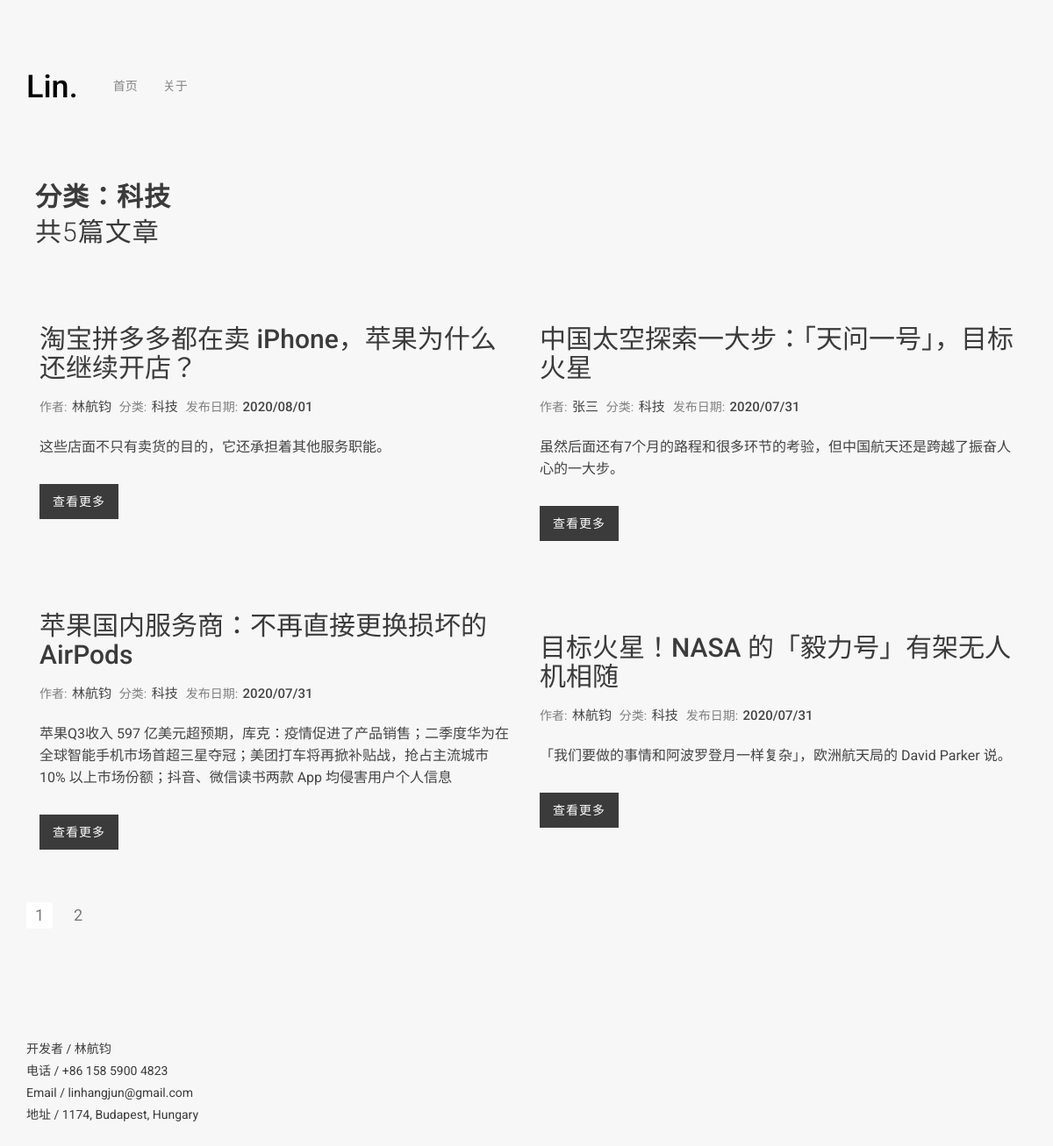
The page /category/科技 on the database its author committed.
### apps/news_app/models.py (models this page shows)
class Category(models.Model):
    name = models.CharField(max_length=100)

class News(models.Model):
    title = models.CharField(max_length=100)
    thumbnail = models.URLField()
    desc = models.CharField(max_length=200)
    content = RichTextUploadingField()
    pub_date = models.DateTimeField(auto_now_add=True)
    author = models.ForeignKey(User, on_delete=models.CASCADE)
    category = models.ForeignKey('Category', on_delete=models.DO_NOTHING)
    class Meta:
        ordering = ['-pub_date']

### apps/news_app/views.py (the view)
# urls.py: path('category/<category_name>', views.category_page, name='category'),
def category_page(request, category_name):
    try:
        category = Category.objects.get(name=category_name)
        articles = category.news_set.all()
        limit = 4
        paginator = Paginator(articles, limit)
        page = request.GET.get('page')
        try:
            articles = paginator.page(page)
        except PageNotAnInteger:
            articles = paginator.page(1)
        except EmptyPage:
            articles = paginator.page(paginator.num_pages)
        context = {
            'category': category,
            'articles': articles,
        }
        return render(request, 'article/category.html', context=context)
    except:
        raise Http404

### front/templates/article/category.html (shortened to what this page needs)
{% extends 'article/base.html' %}
{% block content %}
<div class="page-title">
        <div class="row">
            <div class="col-md-9 col-xs-12" style="margin-left: 10px">
                <h1>
                    <b>分类：{{ category.name }}</b><br>
                    共{{ category.news_set.count }}篇文章
                </h1>
            </div>
        </div>
</div>
    <div class="blog">
            <div class="blog-content portfolio-masonry">
                {% for article in articles %}
                    <div class="blog-post selector col-md-6 col-sm-6 col-xs-12">
                    <div class="blog-img">
                    </div>
                    <div class="blog-info">
                        <h2><a href="{% url 'news_app:article_detail' article.pk %}">{{ article.title }}</a></h2>
                        <ul class="post-info">
                            <li>作者: <a href="javascript:void(0)">{{ article.author }}</a></li>
                            <li>分类: <a href="{% url 'news_app:category' article.category.name %}">{{ article.category.name }}</a></li>
                            <li>发布日期: <a href="javascript:void(0)">{{ article.pub_date | date:"Y/m/d" }}</a></li>
                        </ul>
                        <p>{{ article.desc }}</p>
                        <a href="{% url 'news_app:article_detail' article.pk %}" class="button">
                        查看更多
                        </a>
                    </div>
                </div>
                {% endfor %}
            </div>
            <div class="row">
                <div class="col-md-12">
                    <ul class="page-pagination">
                        {% for page_number in articles.paginator.page_range %}
                            {% if page_number == articles.number and articles.paginator.num_pages > 1 %}
                                 <li class="active"><a href="?page={{ page_number }}">{{ page_number }}</a></li>
                            {% elif articles.paginator.num_pages > 1 %}
                                 <li><a href="?page={{ page_number }}">{{ page_number }}</a></li>
                            {% endif %}
                        {% endfor %}
                        {% if articles.has_next %}
                            <li><a href="?page={{ articles.next_page_number }}"><i class="icon-xiayiye iconfont"></i></a></li>
                        {% endif %}
                    </ul>
                </div>
             </div>
        </div>
{% endblock %}

### front/assets/css/style.css (style rules this page uses)
body,ul { margin: 0; padding: 0 }
body { background-color: #f7f7f7; font-size: 16px; line-height: 25px; color: #3b3b3b; font-family: Roboto,sans-serif }
.wrapper .page-title,.wrapper .portfolio .filters { margin-top: 50px }
.wrapper .page-title h1 { font-size: 30px; line-height: 40px; letter-spacing: 1px; font-weight: 300 }
.wrapper .blog { margin-top: 30px }
.wrapper .blog .blog-content .blog-post { margin-bottom: 60px }
.wrapper .blog .blog-content .blog-post .blog-info { margin-top: 20px }
.wrapper .blog .blog-content .blog-post .blog-info h2 { margin: 15px 0 }
.wrapper .blog .blog-content .blog-post .blog-info h2 a { color: #3b3b3b; text-decoration: none }
.wrapper .blog .blog-content .blog-post .blog-info ul li { display: inline-block; font-size: 14px; color: grey; margin-right: 5px }
.wrapper .blog .blog-content .blog-post .blog-info ul li a { font-size: 15px; color: #444; font-weight: 500; text-decoration: none; margin-left: 2px }
.wrapper .blog .blog-content .blog-post .blog-info p { margin-top: 20px; text-align: left; color: #444 }
.wrapper .blog .blog-content .blog-post .blog-info .button { line-height: 16px; margin-top: 20px; display: inline-block; padding: 12px 15px; background-color: #3b3b3b; color: #fff; text-decoration: none; font-weight: 300; font-size: 14px; letter-spacing: 1px }
.wrapper .blog .page-pagination { margin: 0; padding: 0 }
.wrapper .blog .page-pagination li { display: inline-block; margin-left: 10px; border-radius: 3px }
.wrapper .blog .page-pagination li:first-child { margin-left: 0 }
.wrapper .blog .page-pagination li.active,.wrapper .blog .page-pagination li:hover { background-color: #fff }
.wrapper .blog .page-pagination li a { line-height: 30px; color: #787878; font-size: 18px; padding: 0 10px; text-decoration: none }
.wrapper .blog .page-pagination li a i { line-height: 30px; color: #787878; font-size: 18px; padding: 0 10px; text-decoration: none }

### rows shown on the page
Category: name "科技", news_set.count "5"
News: title "淘宝拼多多都在卖 iPhone，苹果为什么还继续开店？", author "林航钧", category.name "科技", pub_date "2020/08/01", desc "这些店面不只有卖货的目的，它还承担着其他服务职能。"
News: title "中国太空探索一大步：「天问一号」，目标火星", author "张三", category.name "科技", pub_date "2020/07/31", desc "虽然后面还有7个月的路程和很多环节的考验，但中国航天还是跨越了振奋人心的一大步。"
News: title "苹果国内服务商：不再直接更换损坏的 AirPods", author "林航钧", category.name "科技", pub_date "2020/07/31", desc "苹果Q3收入 597 亿美元超预期，库克：疫情促进了产品销售；二季度华为在全球智能手机市场首超三星夺冠；美团打车将再掀补贴战，抢占主流城市 10% 以上市场份额；抖音、微信读书两款 App 均侵害用户个人信息"
News: title "目标火星！NASA 的「毅力号」有架无人机相随", author "林航钧", category.name "科技", pub_date "2020/07/31", desc "「我们要做的事情和阿波罗登月一样复杂」，欧洲航天局的 David Parker 说。"

### other values the page prints
{{ page_number }} "1"
{{ page_number }} "2"
